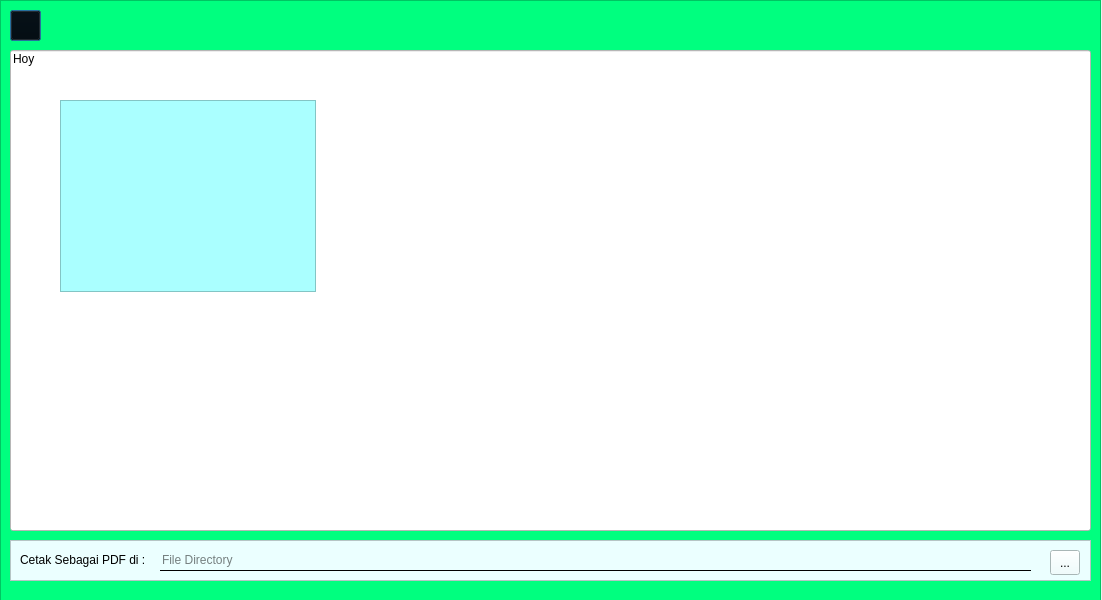
<?xml version="1.0" encoding="UTF-8"?>
<ui version="4.0">
 <class>Tampilan_Text</class>
 <widget class="QDialog" name="Tampilan_Text">
  <property name="geometry">
   <rect>
    <x>0</x>
    <y>0</y>
    <width>1102</width>
    <height>600</height>
   </rect>
  </property>
  <property name="windowTitle">
   <string>Tampilan_Text</string>
  </property>
  <widget class="QFrame" name="frame">
   <property name="geometry">
    <rect>
     <x>0</x>
     <y>0</y>
     <width>1101</width>
     <height>601</height>
    </rect>
   </property>
   <property name="styleSheet">
    <string notr="true">background-color: rgb(0, 255, 127);</string>
   </property>
   <property name="frameShape">
    <enum>QFrame::StyledPanel</enum>
   </property>
   <property name="frameShadow">
    <enum>QFrame::Raised</enum>
   </property>
   <widget class="QLabel" name="BackIcon">
    <property name="geometry">
     <rect>
      <x>10</x>
      <y>10</y>
      <width>31</width>
      <height>31</height>
     </rect>
    </property>
    <property name="text">
     <string/>
    </property>
    <property name="pixmap">
     <pixmap>icon/BackIcon.png</pixmap>
    </property>
    <property name="scaledContents">
     <bool>true</bool>
    </property>
   </widget>
   <widget class="QPushButton" name="BackButton">
    <property name="geometry">
     <rect>
      <x>10</x>
      <y>10</y>
      <width>31</width>
      <height>31</height>
     </rect>
    </property>
    <property name="font">
     <font>
      <kerning>false</kerning>
     </font>
    </property>
    <property name="cursor">
     <cursorShape>ArrowCursor</cursorShape>
    </property>
    <property name="mouseTracking">
     <bool>false</bool>
    </property>
    <property name="autoFillBackground">
     <bool>false</bool>
    </property>
    <property name="styleSheet">
     <string notr="true">color: rgb(170, 255, 255);
background-color: transparent;
</string>
    </property>
    <property name="text">
     <string/>
    </property>
   </widget>
   <widget class="QFrame" name="frame_2">
    <property name="geometry">
     <rect>
      <x>10</x>
      <y>540</y>
      <width>1081</width>
      <height>41</height>
     </rect>
    </property>
    <property name="styleSheet">
     <string notr="true">background-color: rgb(235, 255, 255);</string>
    </property>
    <property name="frameShape">
     <enum>QFrame::StyledPanel</enum>
    </property>
    <property name="frameShadow">
     <enum>QFrame::Raised</enum>
    </property>
    <widget class="QLineEdit" name="FindDirectory">
     <property name="geometry">
      <rect>
       <x>150</x>
       <y>10</y>
       <width>871</width>
       <height>21</height>
      </rect>
     </property>
     <property name="styleSheet">
      <string notr="true">background:transparent;
color: rgb(0, 0, 0);
border:none;
border-bottom:1px solid;</string>
     </property>
     <property name="placeholderText">
      <string>File Directory</string>
     </property>
    </widget>
    <widget class="QLabel" name="label">
     <property name="geometry">
      <rect>
       <x>10</x>
       <y>10</y>
       <width>141</width>
       <height>20</height>
      </rect>
     </property>
     <property name="text">
      <string>Cetak Sebagai PDF di :</string>
     </property>
    </widget>
    <widget class="QToolButton" name="DirectoryFinderButton">
     <property name="geometry">
      <rect>
       <x>1040</x>
       <y>10</y>
       <width>30</width>
       <height>25</height>
      </rect>
     </property>
     <property name="text">
      <string>...</string>
     </property>
    </widget>
   </widget>
   <widget class="QLineEdit" name="TampilanText">
    <property name="geometry">
     <rect>
      <x>10</x>
      <y>50</y>
      <width>1081</width>
      <height>481</height>
     </rect>
    </property>
    <property name="styleSheet">
     <string notr="true">background-color: rgb(255, 255, 255);</string>
    </property>
    <property name="text">
     <string>Hoy</string>
    </property>
    <property name="alignment">
     <set>Qt::AlignLeading|Qt::AlignLeft|Qt::AlignTop</set>
    </property>
   </widget>
   <widget class="QListView" name="listView">
    <property name="geometry">
     <rect>
      <x>60</x>
      <y>100</y>
      <width>256</width>
      <height>192</height>
     </rect>
    </property>
    <property name="styleSheet">
     <string notr="true">background-color: rgb(170, 255, 255);</string>
    </property>
   </widget>
  </widget>
 </widget>
 <resources/>
 <connections/>
</ui>
